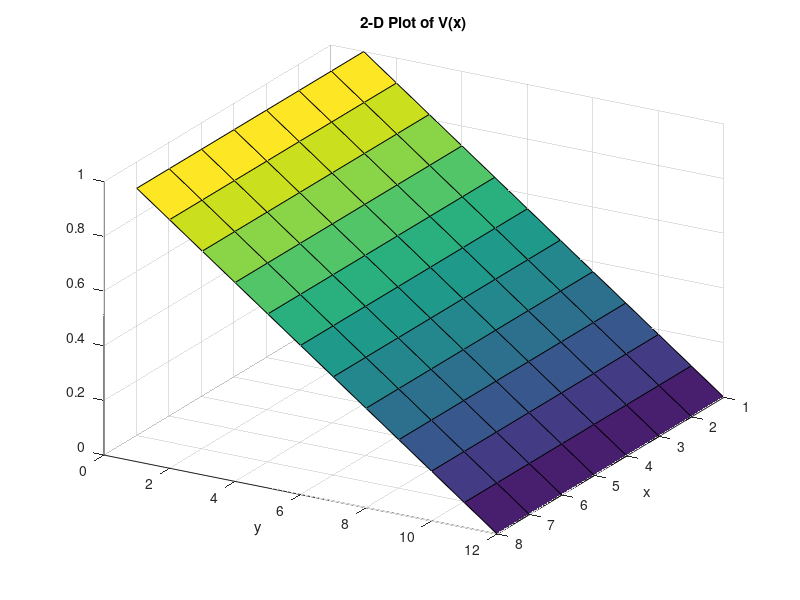
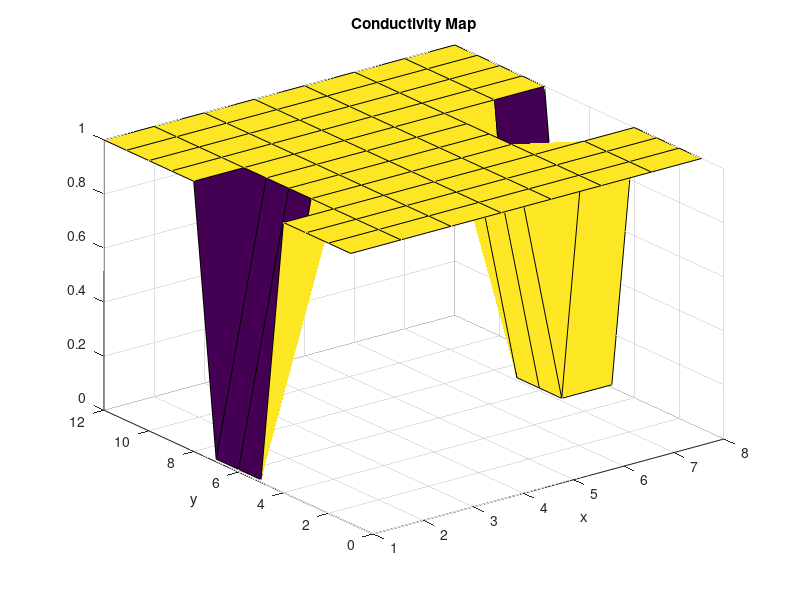
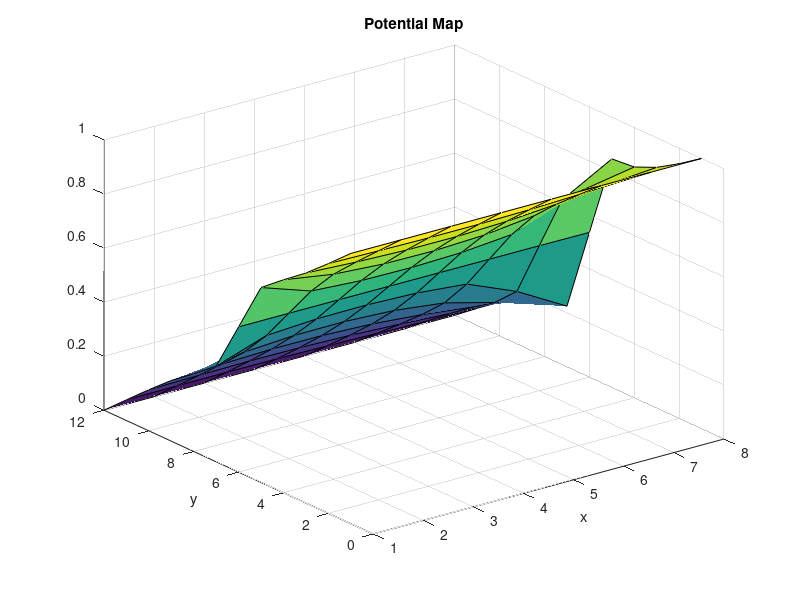
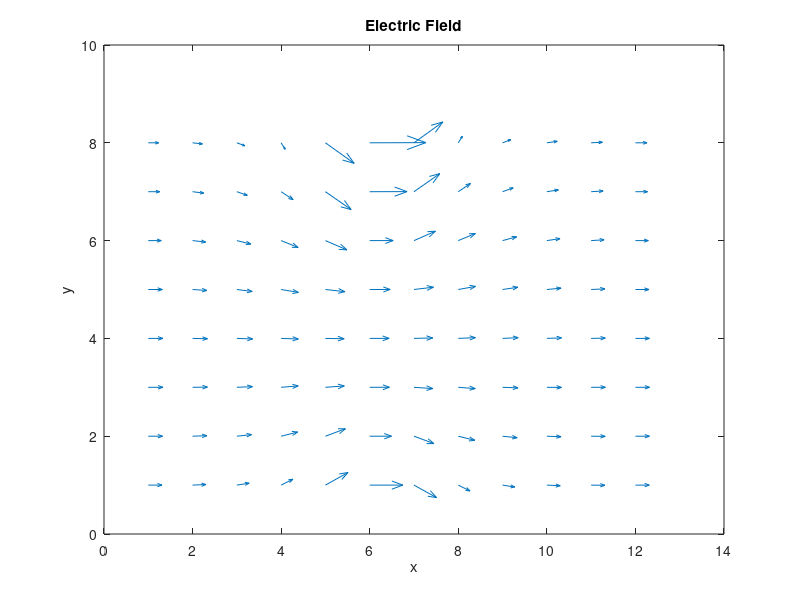

Recreate these plots in MATLAB, in order.
clear all;
close all;

%%  ELEC 4700 Assignment 2: Finite Difference Method
% ELEC 4700
% Assignment - 1
% Braden Bale (101072763)

%% Question 1(a)
% The matrix form of the Finite Difference Method is used solve for the
% electrostatic potential of a recetangular region with insolating sides.
% Below some varibles for simulation are set up, with F and G being used
% for the matrices.

L = 3;
W = 2;

dx = 0.25;
dy = 0.25;
nx = L/dx; 
ny = W/dy;

V0 = 1;

F = zeros(nx*ny, 1);
G = sparse(nx*ny, nx*ny);

%% 
% Below the Finite Difference Method is used to set up the G and F matrices . 



for i = 1:(nx)
    for j = 1:(ny)
        n = (j + (i-1).*ny);
        if i == 1
            G(n, n) = 1;
            F(n) = V0;
        elseif i == nx
            G(n, n) = 1;
            F(n) = 0;
        elseif j == 1
            G(n, n) = -1/dy^2 + (1/dx^2)*-2;
            G(n, ((j-1) + (i-1).*ny)) = 1/(dx^2);
            G(n, ((j+1) + (i-1).*ny)) = 1/(dx^2);
            G(n, (j + (i).*ny)) = 1/(dy^2);
        elseif j == ny
            G(n, n) = -1/dy^2 + (1/dx^2)*-2;
            G(n, ((j-1) + (i-1).*ny)) = 1/(dx^2);
            G(n, ((j+1) + (i-1).*ny)) = 1/(dx^2);
            G(n, (j + (i-2).*ny)) = 1/(dy^2);
        else
            G(n, n) = (1/dx^2 + 1/dy^2)*-2;
            G(n, ((j-1) + (i-1).*ny)) = 1/(dx^2);
            G(n, ((j+1) + (i-1).*ny)) = 1/(dx^2);
            G(n, (j + (i-2).*ny)) = 1/(dy^2);
            G(n, (j + (i).*ny)) = 1/(dy^2);
        end
    end
end

V = G\F;

V = reshape(V,[],nx)';

%% 
% Finally, in Figure 1 below a 2-D plot of V(x) is shown.


figure(1);
surf(V);
title('2-D Plot of V(x)');
xlabel('x');
ylabel('y');
view(120, 30);

%%

%% Question 1(b)
% When comparing the analytical solution to the solution retrieved from
% using the Finite Difference Method the analytical solution could not be
% found. This code is commented out as it does not correctly complete the
% question.

%% 
% Below the matrices G anf F are set up similarily to Question 1(a).


% for i = 1:(nx)
%     for j = 1:(ny)
%         n = (j + (i-1).*ny);
%         if i == 1
%             G(n, n) = 1;
%             F(n) = V0;
%         elseif i == nx
%             G(n, n) = 1;
%             F(n) = V0;
%         elseif j == 1
%             G(n, n) = 1;
%             F(n) = 0;
%         elseif j == ny
%             G(n, n) = 1;
%             F(n) = 0;
%         else
%             G(n, n) = (1/dx^2 + 1/dy^2)*-2;
%             G(n, ((j-1) + (i-1).*ny)) = 1/(dx^2);
%             G(n, ((j+1) + (i-1).*ny)) = 1/(dx^2);
%             G(n, (j + (i-2).*ny)) = 1/(dy^2);
%             G(n, (j + (i).*ny)) = 1/(dy^2);
%         end
%     end
% end

%% 
% The analytical solution was attempted by building a matrices which was
% the same size as V using xp and xp below and repeating them for the
% length of nx and ny.


% VA = zeros(nx, ny);
% 
% max = 1000;
% 
% a = W;
% b = L;
% 
% xp = linspace(-L, L, ny);
% yp = linspace(0, W, nx);
% 
% 
% 
% for i = 1: nx
%    x(i, :) = xp; 
% end
% 
% for j = 1: ny
%    y(:, j) = yp; 
% end
% 

%% 
% Below the for loop to caluculate the analytical solution is shown.


% for k = 1: max
%     n = k*2 -1;
%     VA = VA + (1/n)*((cosh((n*pi.*x)./a))./(cosh((n.*pi.*b)./a))).*(sin((n.*pi.*y)./a));
% end
% 
% VA = VA.*4.*1./pi;
% 
% 
% V = G\F;
% 
% V = reshape(V,[],nx)';
% 
% figure(1);
% surf(V);
% xlabel('x');
% ylabel('y');
% 
% figure(2);
% surf(VA');
% xlabel('x');
% ylabel('y');

%% Question 2
% From Question 1, conductivity of a surface could be added to the area.
% Two boxes were added to create a bottle-neck to understand conductivity's
% effect on the system. The conductivity in the boxes is set to 10^-2 and
% outside the boxes is set to 1. For this question a conductivity map,
% voltage map, electric field matrix and current density matrix were set up
% and shown.


rho_out_of_box = 1;
rho_in_box = 10^-2;

%% 
% Below the boxees for the conductivity map are set up.


cMap = ones(nx, ny).*rho_out_of_box;
for i = 1: nx
    for j = 1 : ny
        if ((i > ((0.5*nx)- (0.1*nx))) && (i <((0.5*nx)+(0.1*nx))) && (j > ((0.5*ny)+(0.25*ny))))
            cMap(i, j) = rho_in_box;
        elseif ((i > ((0.5*nx)- (0.1*nx))) && (i < ((0.5*nx)+(0.1*nx))) && (j < ((0.5*ny)-(0.25*ny))))
            cMap(i, j) = rho_in_box;
        end
    end
end

G2 = sparse(nx*ny);
B = zeros(1,nx*ny);

%% 
% The conductivity map for the Question is set up using the Finite
% Difference Method.

for i = 1:nx
    for j = 1:ny
        n = j + (i - 1) * ny;

        if i == 1
            G2(n, n) = 1;
            B(n) = 1;
        elseif i == nx
            G2(n, n) = 1;
            B(n) = 0;
        elseif j == 1
            nxm = j + (i-2)*ny;
            nxp = j + (i)*ny;
            nyp = j+1 + (i-1)*ny;

            rxm = (cMap(i,j) + cMap(i-1,j))/2.0;
            rxp = (cMap(i,j) + cMap(i+1,j))/2.0;
            ryp = (cMap(i,j) + cMap(i,j+1))/2.0;

            G2(n,n) = -(rxp+rxm+ryp);
            G2(n,nxp) = rxp;
            G2(n,nxm) = rxm;
            G2(n,nyp) = ryp;
        elseif j ==  ny
            nxm = j + (i-2)*ny;
            nxp = j + (i)*ny;
            nym = j-1 + (i-1)*ny;

            rxm = (cMap(i,j) + cMap(i-1,j))/2.0;
            rxp = (cMap(i,j) + cMap(i+1,j))/2.0;
            rym = (cMap(i,j) + cMap(i,j-1))/2.0;

            G2(n,n) = -(rxm+rxp+rym);
            G2(n,nxm) = rxm;
            G2(n,nxp) = rxp;
            G2(n,nym) = rym;
        else
            nxm = j + (i-2)*ny;
            nxp = j + (i)*ny;
            nym = j-1 + (i-1)*ny;
            nyp = j+1 + (i-1)*ny;

            rxm = (cMap(i,j) + cMap(i-1,j))/2.0;
            rxp = (cMap(i,j) + cMap(i+1,j))/2.0;
            rym = (cMap(i,j) + cMap(i,j-1))/2.0;
            ryp = (cMap(i,j) + cMap(i,j+1))/2.0;

            G2(n,n) = -(rxm+rxp+rym+ryp);
            G2(n,nxm) = rxm;
            G2(n,nxp) = rxp;
            G2(n,nym) = rym;
            G2(n,nyp) = ryp;
        end

    end
end

%% 
% Then the voltage map is set up below.


V2 = G2\B';

Vmap = zeros(nx,ny);
for i = 1:nx
    for j = 1:ny
        n = j + (i - 1) * ny;

        Vmap(i, j) = V2(n);
    end
end

%% 
% Finally, with the voltage map found the electric field can be found.


for i = 1:nx
    for j = 1:ny
        if i == 1
            Ex(i, j) = (Vmap(i + 1, j) - Vmap(i, j));
        elseif i == nx
            Ex(i, j) = (Vmap(i, j) - Vmap(i - 1, j));
        else
            Ex(i, j) = (Vmap(i + 1, j) - Vmap(i - 1, j)) * 0.5;
        end
        if j == 1
            Ey(i, j) = (Vmap(i, j + 1) - Vmap(i, j));
        elseif j == ny
            Ey(i, j) = (Vmap(i, j) - Vmap(i, j - 1));
        else
            Ey(i, j) = (Vmap(i, j + 1) - Vmap(i, j - 1)) * 0.5;
        end
    end
end

Ex = -Ex;
Ey = -Ey;

Jx = cMap.*Ex;
Jy = cMap.*Ey;

%% 
% Figure 2 below shows the conductiviy map.

figure(2)
surf(cMap);
xlabel('x');
ylabel('y');
title('Conductivity Map');

%% 
% Figure 3 below shows the potential map.

figure(3)
surf(Vmap);
xlabel('x');
ylabel('y');
title('Potential Map');

%% 
% Figure 4 below shows the electric field.

figure(4)
quiver(Ex', Ey',  1);
xlabel('x');
ylabel('y');
title('Electric Field');

%% 
% Figure 5 below shows the current density.
% 


figure(5)
quiver(Jx', Jy', 1);
xlabel('x');
ylabel('y');
title('Current Density');

%% 
% From this section onward small changes are made to the code to demonstrate
% different tests to the system.


Jx = 0;
Jy = 0;
Ex = 0;
Ey = 0;
Vmap = 0;
cMap = 0;
V2 = 0;

G2 = sparse(nx*ny);
B = zeros(1,nx*ny);

%% 
% First, a new current density is set. The variable dx and dy are changed
% from 0.25 to 0.10.


dx = 0.10;
dy = 0.10;
nx = L/dx; 
ny = W/dy;

cMap = ones(nx, ny).*rho_out_of_box;
for i = 1: nx
    for j = 1 : ny
        if ((i > ((0.5*nx)- (0.1*nx))) && (i <((0.5*nx)+(0.1*nx))) && (j > ((0.5*ny)+(0.3*ny))))
            cMap(i, j) = rho_in_box;
        elseif ((i > ((0.5*nx)- (0.1*nx))) && (i < ((0.5*nx)+(0.1*nx))) && (j < ((0.5*ny)-(0.3*ny))))
            cMap(i, j) = rho_in_box;
        end
    end
end

for i = 1:nx
    for j = 1:ny
        n = j + (i - 1) * ny;

        if i == 1
            G2(n, n) = 1;
            B(n) = 1;
        elseif i == nx
            G2(n, n) = 1;
            B(n) = 0;
        elseif j == 1
            nxm = j + (i-2)*ny;
            nxp = j + (i)*ny;
            nyp = j+1 + (i-1)*ny;

            rxm = (cMap(i,j) + cMap(i-1,j))/2.0;
            rxp = (cMap(i,j) + cMap(i+1,j))/2.0;
            ryp = (cMap(i,j) + cMap(i,j+1))/2.0;

            G2(n,n) = -(rxp+rxm+ryp);
            G2(n,nxp) = rxp;
            G2(n,nxm) = rxm;
            G2(n,nyp) = ryp;
        elseif j ==  ny
            nxm = j + (i-2)*ny;
            nxp = j + (i)*ny;
            nym = j-1 + (i-1)*ny;

            rxm = (cMap(i,j) + cMap(i-1,j))/2.0;
            rxp = (cMap(i,j) + cMap(i+1,j))/2.0;
            rym = (cMap(i,j) + cMap(i,j-1))/2.0;

            G2(n,n) = -(rxm+rxp+rym);
            G2(n,nxm) = rxm;
            G2(n,nxp) = rxp;
            G2(n,nym) = rym;
        else
            nxm = j + (i-2)*ny;
            nxp = j + (i)*ny;
            nym = j-1 + (i-1)*ny;
            nyp = j+1 + (i-1)*ny;

            rxm = (cMap(i,j) + cMap(i-1,j))/2.0;
            rxp = (cMap(i,j) + cMap(i+1,j))/2.0;
            rym = (cMap(i,j) + cMap(i,j-1))/2.0;
            ryp = (cMap(i,j) + cMap(i,j+1))/2.0;

            G2(n,n) = -(rxm+rxp+rym+ryp);
            G2(n,nxm) = rxm;
            G2(n,nxp) = rxp;
            G2(n,nym) = rym;
            G2(n,nyp) = ryp;
        end

    end
end



V2 = G2\B';

Vmap = zeros(nx,ny);
for i = 1:nx
    for j = 1:ny
        n = j + (i - 1) * ny;

        Vmap(i, j) = V2(n);
    end
end

for i = 1:nx
    for j = 1:ny
        if i == 1
            Ex(i, j) = (Vmap(i + 1, j) - Vmap(i, j));
        elseif i == nx
            Ex(i, j) = (Vmap(i, j) - Vmap(i - 1, j));
        else
            Ex(i, j) = (Vmap(i + 1, j) - Vmap(i - 1, j)) * 0.5;
        end
        if j == 1
            Ey(i, j) = (Vmap(i, j + 1) - Vmap(i, j));
        elseif j == ny
            Ey(i, j) = (Vmap(i, j) - Vmap(i, j - 1));
        else
            Ey(i, j) = (Vmap(i, j + 1) - Vmap(i, j - 1)) * 0.5;
        end
    end
end

Ex = -Ex;
Ey = -Ey;

Jx = cMap.*Ex;
Jy = cMap.*Ey;

%%
% Figure 6 is shown below.

figure(6)
quiver(Jx', Jy', 1);
xlabel('x');
ylabel('y');
title('Current with Mesh Density set to 1/10.');

%% 
% Next, the size of the bottleneck is varied.


Jx = 0;
Jy = 0;
Ex = 0;
Ey = 0;
Vmap = 0;
V2 = 0;

dx = 0.25;
dy = 0.25;
nx = L/dx; 
ny = W/dy;

G2 = sparse(nx*ny);
B = zeros(1,nx*ny);

cMap = ones(nx, ny).*rho_out_of_box;
for i = 1: nx
    for j = 1 : ny
        if ((i > ((0.5*nx)- (0.1*nx))) && (i <((0.5*nx)+(0.1*nx))) && (j > ((0.5*ny)+(0.1*ny))))
            cMap(i, j) = rho_in_box;
        elseif ((i > ((0.5*nx)- (0.1*nx))) && (i < ((0.5*nx)+(0.1*nx))) && (j < ((0.5*ny)-(0.1*ny))))
            cMap(i, j) = rho_in_box;
        end
    end
end

for i = 1:nx
    for j = 1:ny
        n = j + (i - 1) * ny;

        if i == 1
            G2(n, n) = 1;
            B(n) = 1;
        elseif i == nx
            G2(n, n) = 1;
            B(n) = 0;
        elseif j == 1
            nxm = j + (i-2)*ny;
            nxp = j + (i)*ny;
            nyp = j+1 + (i-1)*ny;

            rxm = (cMap(i,j) + cMap(i-1,j))/2.0;
            rxp = (cMap(i,j) + cMap(i+1,j))/2.0;
            ryp = (cMap(i,j) + cMap(i,j+1))/2.0;

            G2(n,n) = -(rxp+rxm+ryp);
            G2(n,nxp) = rxp;
            G2(n,nxm) = rxm;
            G2(n,nyp) = ryp;
        elseif j ==  ny
            nxm = j + (i-2)*ny;
            nxp = j + (i)*ny;
            nym = j-1 + (i-1)*ny;

            rxm = (cMap(i,j) + cMap(i-1,j))/2.0;
            rxp = (cMap(i,j) + cMap(i+1,j))/2.0;
            rym = (cMap(i,j) + cMap(i,j-1))/2.0;

            G2(n,n) = -(rxm+rxp+rym);
            G2(n,nxm) = rxm;
            G2(n,nxp) = rxp;
            G2(n,nym) = rym;
        else
            nxm = j + (i-2)*ny;
            nxp = j + (i)*ny;
            nym = j-1 + (i-1)*ny;
            nyp = j+1 + (i-1)*ny;

            rxm = (cMap(i,j) + cMap(i-1,j))/2.0;
            rxp = (cMap(i,j) + cMap(i+1,j))/2.0;
            rym = (cMap(i,j) + cMap(i,j-1))/2.0;
            ryp = (cMap(i,j) + cMap(i,j+1))/2.0;

            G2(n,n) = -(rxm+rxp+rym+ryp);
            G2(n,nxm) = rxm;
            G2(n,nxp) = rxp;
            G2(n,nym) = rym;
            G2(n,nyp) = ryp;
        end

    end
end

V2 = G2\B';

Vmap = zeros(nx,ny);

for i = 1:nx
    for j = 1:ny
        n = j + (i - 1) * ny;

        Vmap(i, j) = V2(n);
    end
end

for i = 1:nx
    for j = 1:ny
        if i == 1
            Ex(i, j) = (Vmap(i + 1, j) - Vmap(i, j));
        elseif i == nx
            Ex(i, j) = (Vmap(i, j) - Vmap(i - 1, j));
        else
            Ex(i, j) = (Vmap(i + 1, j) - Vmap(i - 1, j)) * 0.5;
        end
        if j == 1
            Ey(i, j) = (Vmap(i, j + 1) - Vmap(i, j));
        elseif j == ny
            Ey(i, j) = (Vmap(i, j) - Vmap(i, j - 1));
        else
            Ey(i, j) = (Vmap(i, j + 1) - Vmap(i, j - 1)) * 0.5;
        end
    end
end

Ex = -Ex;
Ey = -Ey;

Jx = cMap.*Ex;
Jy = cMap.*Ey;

%%
% Figure 7 is shown below.


figure(7)
quiver(Jx', Jy', 1);
xlabel('x');
ylabel('y');
title('Current with a Larger Bottle-Neck.');

%%

Jx = 0;
Jy = 0;
Ex = 0;
Ey = 0;
Vmap = 0;
cMap = 0;
V2 = 0;

G2 = sparse(nx*ny);
B = zeros(1,nx*ny);

cMap = ones(nx, ny).*rho_out_of_box;
for i = 1: nx
    for j = 1 : ny
        if ((i > ((0.5*nx)- (0.1*nx))) && (i <((0.5*nx)+(0.1*nx))) && (j > ((0.5*ny)+(0.4*ny))))
            cMap(i, j) = rho_in_box;
        elseif ((i > ((0.5*nx)- (0.1*nx))) && (i < ((0.5*nx)+(0.1*nx))) && (j < ((0.5*ny)-(0.4*ny))))
            cMap(i, j) = rho_in_box;
        end
    end
end

for i = 1:nx
    for j = 1:ny
        n = j + (i - 1) * ny;

        if i == 1
            G2(n, n) = 1;
            B(n) = 1;
        elseif i == nx
            G2(n, n) = 1;
            B(n) = 0;
        elseif j == 1
            nxm = j + (i-2)*ny;
            nxp = j + (i)*ny;
            nyp = j+1 + (i-1)*ny;

            rxm = (cMap(i,j) + cMap(i-1,j))/2.0;
            rxp = (cMap(i,j) + cMap(i+1,j))/2.0;
            ryp = (cMap(i,j) + cMap(i,j+1))/2.0;

            G2(n,n) = -(rxp+rxm+ryp);
            G2(n,nxp) = rxp;
            G2(n,nxm) = rxm;
            G2(n,nyp) = ryp;
        elseif j ==  ny
            nxm = j + (i-2)*ny;
            nxp = j + (i)*ny;
            nym = j-1 + (i-1)*ny;

            rxm = (cMap(i,j) + cMap(i-1,j))/2.0;
            rxp = (cMap(i,j) + cMap(i+1,j))/2.0;
            rym = (cMap(i,j) + cMap(i,j-1))/2.0;

            G2(n,n) = -(rxm+rxp+rym);
            G2(n,nxm) = rxm;
            G2(n,nxp) = rxp;
            G2(n,nym) = rym;
        else
            nxm = j + (i-2)*ny;
            nxp = j + (i)*ny;
            nym = j-1 + (i-1)*ny;
            nyp = j+1 + (i-1)*ny;

            rxm = (cMap(i,j) + cMap(i-1,j))/2.0;
            rxp = (cMap(i,j) + cMap(i+1,j))/2.0;
            rym = (cMap(i,j) + cMap(i,j-1))/2.0;
            ryp = (cMap(i,j) + cMap(i,j+1))/2.0;

            G2(n,n) = -(rxm+rxp+rym+ryp);
            G2(n,nxm) = rxm;
            G2(n,nxp) = rxp;
            G2(n,nym) = rym;
            G2(n,nyp) = ryp;
        end

    end
end

V2 = G2\B';

Vmap = zeros(nx,ny);
for i = 1:nx
    for j = 1:ny
        n = j + (i - 1) * ny;

        Vmap(i, j) = V2(n);
    end
end

for i = 1:nx
    for j = 1:ny
        if i == 1
            Ex(i, j) = (Vmap(i + 1, j) - Vmap(i, j));
        elseif i == nx
            Ex(i, j) = (Vmap(i, j) - Vmap(i - 1, j));
        else
            Ex(i, j) = (Vmap(i + 1, j) - Vmap(i - 1, j)) * 0.5;
        end
        if j == 1
            Ey(i, j) = (Vmap(i, j + 1) - Vmap(i, j));
        elseif j == ny
            Ey(i, j) = (Vmap(i, j) - Vmap(i, j - 1));
        else
            Ey(i, j) = (Vmap(i, j + 1) - Vmap(i, j - 1)) * 0.5;
        end
    end
end

Ex = -Ex;
Ey = -Ey;

Jx = cMap.*Ex;
Jy = cMap.*Ey;

%%
% Figure 8 is shown below.


figure(8)
quiver(Jx', Jy', 1);
xlabel('x');
ylabel('y');
title('Current with a Smaller Bottle-Neck.');
%%

% Then, the conductivity in the box was varied.

Jx = 0;
Jy = 0;
Ex = 0;
Ey = 0;
Vmap = 0;
cMap = 0;
V2 = 0;

G2 = sparse(nx*ny);
B = zeros(1,nx*ny);

rho_in_box = 0.1;

cMap = ones(nx, ny).*rho_out_of_box;
for i = 1: nx
    for j = 1 : ny
        if ((i > ((0.5*nx)- (0.1*nx))) && (i <((0.5*nx)+(0.1*nx))) && (j > ((0.5*ny)+(0.25*ny))))
            cMap(i, j) = rho_in_box;
        elseif ((i > ((0.5*nx)- (0.1*nx))) && (i < ((0.5*nx)+(0.1*nx))) && (j < ((0.5*ny)-(0.25*ny))))
            cMap(i, j) = rho_in_box;
        end
    end
end

for i = 1:nx
    for j = 1:ny
        n = j + (i - 1) * ny;

        if i == 1
            G2(n, n) = 1;
            B(n) = 1;
        elseif i == nx
            G2(n, n) = 1;
            B(n) = 0;
        elseif j == 1
            nxm = j + (i-2)*ny;
            nxp = j + (i)*ny;
            nyp = j+1 + (i-1)*ny;

            rxm = (cMap(i,j) + cMap(i-1,j))/2.0;
            rxp = (cMap(i,j) + cMap(i+1,j))/2.0;
            ryp = (cMap(i,j) + cMap(i,j+1))/2.0;

            G2(n,n) = -(rxp+rxm+ryp);
            G2(n,nxp) = rxp;
            G2(n,nxm) = rxm;
            G2(n,nyp) = ryp;
        elseif j ==  ny
            nxm = j + (i-2)*ny;
            nxp = j + (i)*ny;
            nym = j-1 + (i-1)*ny;

            rxm = (cMap(i,j) + cMap(i-1,j))/2.0;
            rxp = (cMap(i,j) + cMap(i+1,j))/2.0;
            rym = (cMap(i,j) + cMap(i,j-1))/2.0;

            G2(n,n) = -(rxm+rxp+rym);
            G2(n,nxm) = rxm;
            G2(n,nxp) = rxp;
            G2(n,nym) = rym;
        else
            nxm = j + (i-2)*ny;
            nxp = j + (i)*ny;
            nym = j-1 + (i-1)*ny;
            nyp = j+1 + (i-1)*ny;

            rxm = (cMap(i,j) + cMap(i-1,j))/2.0;
            rxp = (cMap(i,j) + cMap(i+1,j))/2.0;
            rym = (cMap(i,j) + cMap(i,j-1))/2.0;
            ryp = (cMap(i,j) + cMap(i,j+1))/2.0;

            G2(n,n) = -(rxm+rxp+rym+ryp);
            G2(n,nxm) = rxm;
            G2(n,nxp) = rxp;
            G2(n,nym) = rym;
            G2(n,nyp) = ryp;
        end

    end
end

V2 = G2\B';

Vmap = zeros(nx,ny);
for i = 1:nx
    for j = 1:ny
        n = j + (i - 1) * ny;

        Vmap(i, j) = V2(n);
    end
end

for i = 1:nx
    for j = 1:ny
        if i == 1
            Ex(i, j) = (Vmap(i + 1, j) - Vmap(i, j));
        elseif i == nx
            Ex(i, j) = (Vmap(i, j) - Vmap(i - 1, j));
        else
            Ex(i, j) = (Vmap(i + 1, j) - Vmap(i - 1, j)) * 0.5;
        end
        if j == 1
            Ey(i, j) = (Vmap(i, j + 1) - Vmap(i, j));
        elseif j == ny
            Ey(i, j) = (Vmap(i, j) - Vmap(i, j - 1));
        else
            Ey(i, j) = (Vmap(i, j + 1) - Vmap(i, j - 1)) * 0.5;
        end
    end
end



Ex = -Ex;
Ey = -Ey;

Jx = cMap.*Ex;
Jy = cMap.*Ey;

%%
% Figure 9 is shown below.


figure(9)
quiver(Jx', Jy', 1);
xlabel('x');
ylabel('y');
title('Current with Conductivity in the Box set to 0.1.');

%%

Jx = 0;
Jy = 0;
Ex = 0;
Ey = 0;
Vmap = 0;
cMap = 0;
V2 = 0;

G2 = sparse(nx*ny);
B = zeros(1,nx*ny);

rho_in_box = 0.5;

cMap = ones(nx, ny).*rho_out_of_box;
for i = 1: nx
    for j = 1 : ny
        if ((i > ((0.5*nx)- (0.1*nx))) && (i <((0.5*nx)+(0.1*nx))) && (j > ((0.5*ny)+(0.25*ny))))
            cMap(i, j) = rho_in_box;
        elseif ((i > ((0.5*nx)- (0.1*nx))) && (i < ((0.5*nx)+(0.1*nx))) && (j < ((0.5*ny)-(0.25*ny))))
            cMap(i, j) = rho_in_box;
        end
    end
end

for i = 1:nx
    for j = 1:ny
        n = j + (i - 1) * ny;

        if i == 1
            G2(n, n) = 1;
            B(n) = 1;
        elseif i == nx
            G2(n, n) = 1;
            B(n) = 0;
        elseif j == 1
            nxm = j + (i-2)*ny;
            nxp = j + (i)*ny;
            nyp = j+1 + (i-1)*ny;

            rxm = (cMap(i,j) + cMap(i-1,j))/2.0;
            rxp = (cMap(i,j) + cMap(i+1,j))/2.0;
            ryp = (cMap(i,j) + cMap(i,j+1))/2.0;

            G2(n,n) = -(rxp+rxm+ryp);
            G2(n,nxp) = rxp;
            G2(n,nxm) = rxm;
            G2(n,nyp) = ryp;
        elseif j ==  ny
            nxm = j + (i-2)*ny;
            nxp = j + (i)*ny;
            nym = j-1 + (i-1)*ny;

            rxm = (cMap(i,j) + cMap(i-1,j))/2.0;
            rxp = (cMap(i,j) + cMap(i+1,j))/2.0;
            rym = (cMap(i,j) + cMap(i,j-1))/2.0;

            G2(n,n) = -(rxm+rxp+rym);
            G2(n,nxm) = rxm;
            G2(n,nxp) = rxp;
            G2(n,nym) = rym;
        else
            nxm = j + (i-2)*ny;
            nxp = j + (i)*ny;
            nym = j-1 + (i-1)*ny;
            nyp = j+1 + (i-1)*ny;

            rxm = (cMap(i,j) + cMap(i-1,j))/2.0;
            rxp = (cMap(i,j) + cMap(i+1,j))/2.0;
            rym = (cMap(i,j) + cMap(i,j-1))/2.0;
            ryp = (cMap(i,j) + cMap(i,j+1))/2.0;

            G2(n,n) = -(rxm+rxp+rym+ryp);
            G2(n,nxm) = rxm;
            G2(n,nxp) = rxp;
            G2(n,nym) = rym;
            G2(n,nyp) = ryp;
        end

    end
end

V2 = G2\B';

Vmap = zeros(nx,ny);
for i = 1:nx
    for j = 1:ny
        n = j + (i - 1) * ny;

        Vmap(i, j) = V2(n);
    end
end

for i = 1:nx
    for j = 1:ny
        if i == 1
            Ex(i, j) = (Vmap(i + 1, j) - Vmap(i, j));
        elseif i == nx
            Ex(i, j) = (Vmap(i, j) - Vmap(i - 1, j));
        else
            Ex(i, j) = (Vmap(i + 1, j) - Vmap(i - 1, j)) * 0.5;
        end
        if j == 1
            Ey(i, j) = (Vmap(i, j + 1) - Vmap(i, j));
        elseif j == ny
            Ey(i, j) = (Vmap(i, j) - Vmap(i, j - 1));
        else
            Ey(i, j) = (Vmap(i, j + 1) - Vmap(i, j - 1)) * 0.5;
        end
    end
end

Ex = -Ex;
Ey = -Ey;

Jx = cMap.*Ex;
Jy = cMap.*Ey;

%%
% Figure 10 is shown below.


figure(10)
quiver(Jx', Jy', 1);
xlabel('x');
ylabel('y');
title('Current with Conductivity in the Box set to 0.5.');

%%

Jx = 0;
Jy = 0;
Ex = 0;
Ey = 0;
Vmap = 0;
cMap = 0;
V2 = 0;

G2 = sparse(nx*ny);
B = zeros(1,nx*ny);

rho_in_box = 0.001;

cMap = ones(nx, ny).*rho_out_of_box;
for i = 1: nx
    for j = 1 : ny
        if ((i > ((0.5*nx)- (0.1*nx))) && (i <((0.5*nx)+(0.1*nx))) && (j > ((0.5*ny)+(0.25*ny))))
            cMap(i, j) = rho_in_box;
        elseif ((i > ((0.5*nx)- (0.1*nx))) && (i < ((0.5*nx)+(0.1*nx))) && (j < ((0.5*ny)-(0.25*ny))))
            cMap(i, j) = rho_in_box;
        end
    end
end

for i = 1:nx
    for j = 1:ny
        n = j + (i - 1) * ny;

        if i == 1
            G2(n, n) = 1;
            B(n) = 1;
        elseif i == nx
            G2(n, n) = 1;
            B(n) = 0;
        elseif j == 1
            nxm = j + (i-2)*ny;
            nxp = j + (i)*ny;
            nyp = j+1 + (i-1)*ny;

            rxm = (cMap(i,j) + cMap(i-1,j))/2.0;
            rxp = (cMap(i,j) + cMap(i+1,j))/2.0;
            ryp = (cMap(i,j) + cMap(i,j+1))/2.0;

            G2(n,n) = -(rxp+rxm+ryp);
            G2(n,nxp) = rxp;
            G2(n,nxm) = rxm;
            G2(n,nyp) = ryp;
        elseif j ==  ny
            nxm = j + (i-2)*ny;
            nxp = j + (i)*ny;
            nym = j-1 + (i-1)*ny;

            rxm = (cMap(i,j) + cMap(i-1,j))/2.0;
            rxp = (cMap(i,j) + cMap(i+1,j))/2.0;
            rym = (cMap(i,j) + cMap(i,j-1))/2.0;

            G2(n,n) = -(rxm+rxp+rym);
            G2(n,nxm) = rxm;
            G2(n,nxp) = rxp;
            G2(n,nym) = rym;
        else
            nxm = j + (i-2)*ny;
            nxp = j + (i)*ny;
            nym = j-1 + (i-1)*ny;
            nyp = j+1 + (i-1)*ny;

            rxm = (cMap(i,j) + cMap(i-1,j))/2.0;
            rxp = (cMap(i,j) + cMap(i+1,j))/2.0;
            rym = (cMap(i,j) + cMap(i,j-1))/2.0;
            ryp = (cMap(i,j) + cMap(i,j+1))/2.0;

            G2(n,n) = -(rxm+rxp+rym+ryp);
            G2(n,nxm) = rxm;
            G2(n,nxp) = rxp;
            G2(n,nym) = rym;
            G2(n,nyp) = ryp;
        end

    end
end

V2 = G2\B';

Vmap = zeros(nx,ny);
for i = 1:nx
    for j = 1:ny
        n = j + (i - 1) * ny;

        Vmap(i, j) = V2(n);
    end
end

for i = 1:nx
    for j = 1:ny
        if i == 1
            Ex(i, j) = (Vmap(i + 1, j) - Vmap(i, j));
        elseif i == nx
            Ex(i, j) = (Vmap(i, j) - Vmap(i - 1, j));
        else
            Ex(i, j) = (Vmap(i + 1, j) - Vmap(i - 1, j)) * 0.5;
        end
        if j == 1
            Ey(i, j) = (Vmap(i, j + 1) - Vmap(i, j));
        elseif j == ny
            Ey(i, j) = (Vmap(i, j) - Vmap(i, j - 1));
        else
            Ey(i, j) = (Vmap(i, j + 1) - Vmap(i, j - 1)) * 0.5;
        end
    end
end

Ex = -Ex;
Ey = -Ey;

Jx = cMap.*Ex;
Jy = cMap.*Ey;

%%
% Figure 11 is shown below.


figure(11)
quiver(Jx', Jy', 1);
xlabel('x');
ylabel('y');
title('Current with Conductivity in the Box set to 0.001.');

%%



